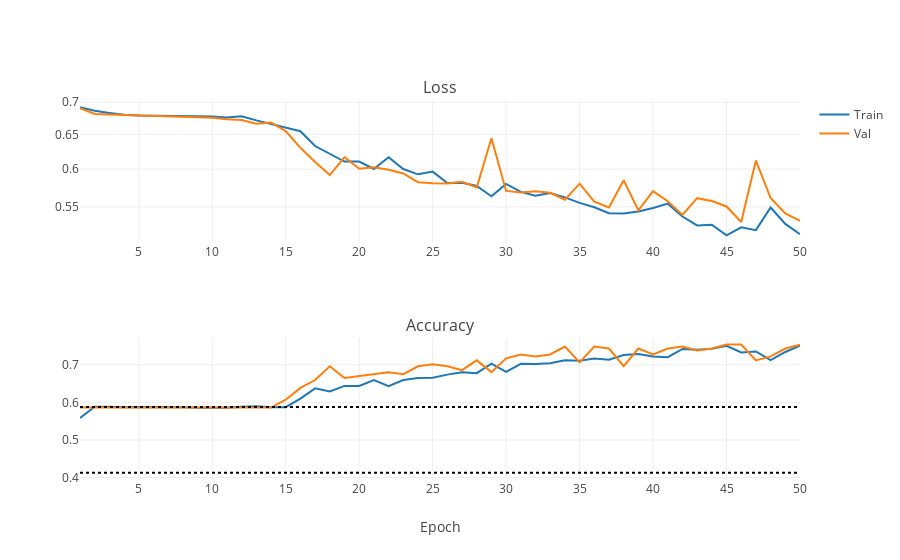

Notebook code for this chart:
### Markdown cell above
Lets start with a bare version of AlexNet. No dropout is used, downscale=16. The network is trained with Adam for 50 epochs on batches of 256 images each:

### Code cell
iplot(plot_training_stats(NNs_path + "/AlexNet_logs/0.log"))
